Frame 1 (no input): blank canvas, image omitted
Frame 60 (no input): blank canvas, image omitted
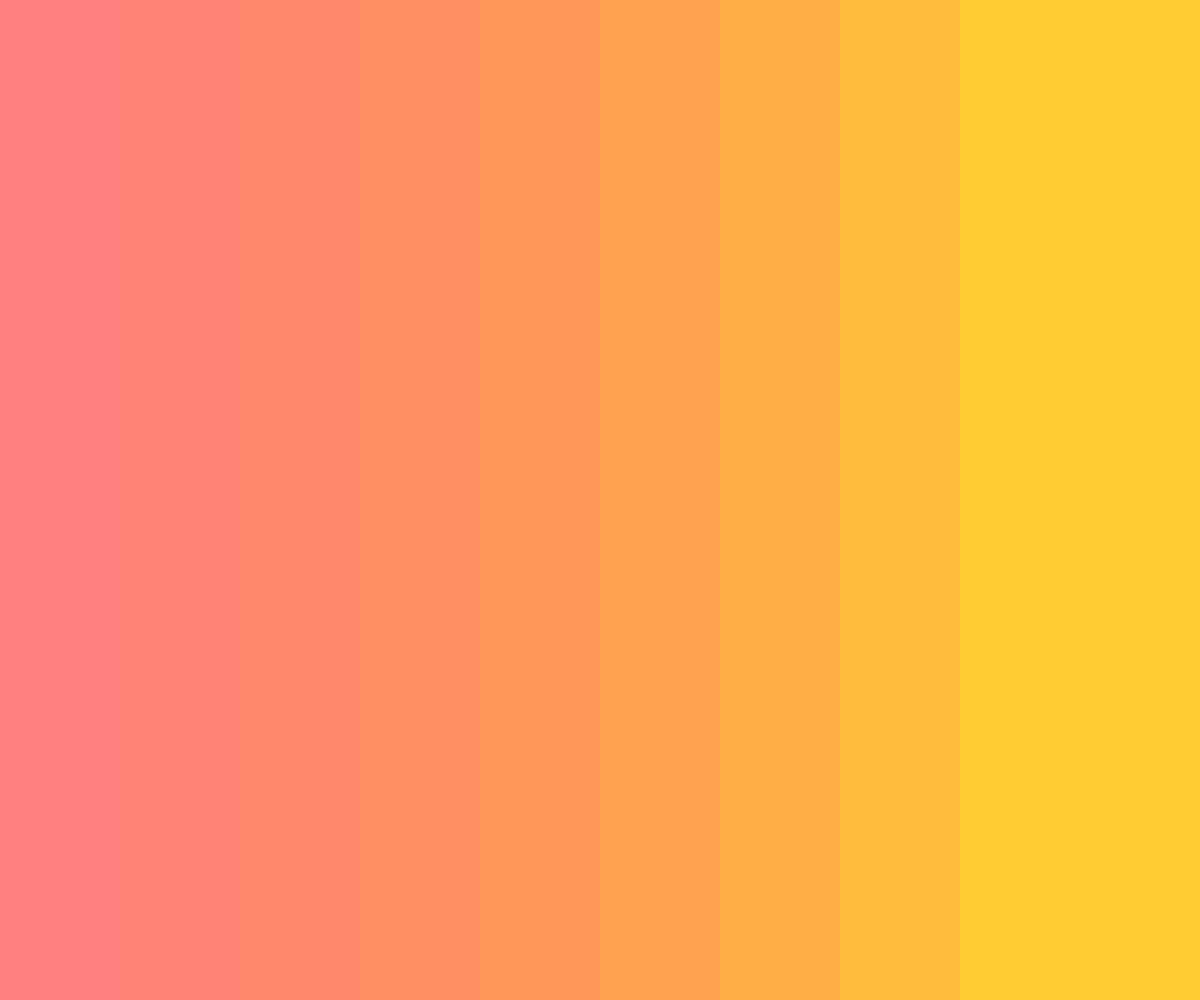
Frame 120 (the mouse pressed at the canvas centre since frame 60)

The p5.js sketch whose frames 1 and 60 were blank and that drew this single picture after the mouse press (run headless with seeded random() and noise() and a simulated clock; from frame 60 on, the mouse is pressed at the canvas centre):

// p5.js sketch
// ── sketch.js
var numColumns = 10;
var colorFrom;
var colorTo;

function setup() {
  // put setup code here

  createCanvas(windowWidth, windowHeight);
  colorMode (HSB, 360, 100, 100);
  noStroke ();
  colorFrom = color(0, 50, 100);
  colorTo = color(45, 80, 100);
}

function draw() {
  // put drawing code here

    
    for (var i = 0; i < numColumns; i++) {
      var interpValue = map(mouseX * (i* 0.25), 0, width, 0.0, 1.0);
      var colorHue = lerpColor (colorFrom, colorTo, interpValue);
      fill (colorHue, 100, 100);
      rect (i* width / numColumns, 0, width / numColumns, height);
    }
}
